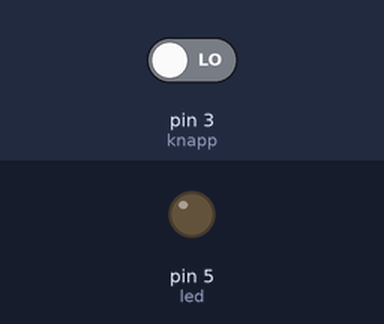
A sketch run on a simulated Arduino Uno, built with avr-gcc and run on an emulated ATmega328P. Shown: output pins drawn as LEDs (lit = HIGH). The test bench sets the inputs (shaded band); at power-on: pin 3 (knapp) LOW.

Above: at 1.2 s.
1.3 s: pin 3 (knapp) driven HIGH
At 1.7 s:
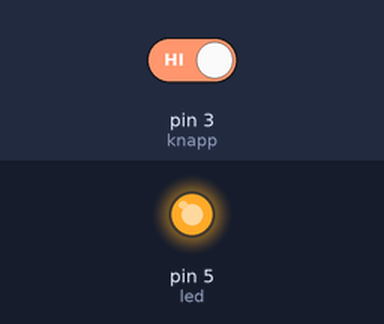
2.8 s: pin 3 (knapp) driven LOW
At 4.1 s:
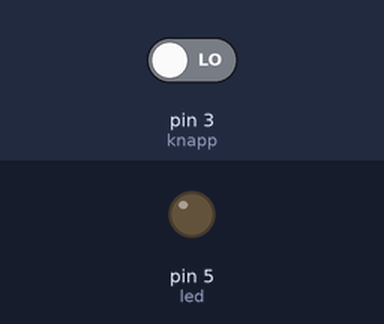
Timing chart, 0 to 5.8 s (numbered marks = the images above; inputs shaded):
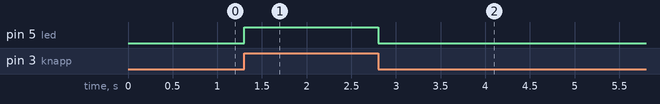

Measured:
- after the input at 1.3 s, pin 5 (led): LOW → HIGH at once
- after the input at 2.8 s, pin 5 (led): HIGH → LOW at once

The sketch:

Oppgave4.ino
```cpp
int knapp = 3;
int led = 5;


void setup() {
pinMode(led, OUTPUT);
pinMode(knapp, INPUT);
}


void loop() {
int buttonState = digitalRead(knapp);  // Les tilstanden til knappen

  if (buttonState == HIGH) {  // Hvis knappen er trykket inn
    digitalWrite(led, HIGH);  // Slå på LED
  } else {  // Hvis knappen ikke er trykket inn
    digitalWrite(led, LOW);  // Slå av LED
  }
}
```
